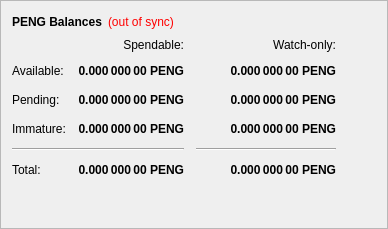
        <widget class="QFrame" name="frame">
         <property name="frameShape">
          <enum>QFrame::StyledPanel</enum>
         </property>
         <property name="frameShadow">
          <enum>QFrame::Raised</enum>
         </property>
         <layout class="QVBoxLayout" name="verticalLayout_4">
          <item>
           <layout class="QHBoxLayout" name="horizontalLayout_4">
            <item>
             <widget class="QLabel" name="label_5">
              <property name="font">
               <font>
                <weight>75</weight>
                <bold>true</bold>
               </font>
              </property>
              <property name="text">
               <string>PENG Balances</string>
              </property>
             </widget>
            </item>
            <item>
             <widget class="QLabel" name="labelWalletStatus">
              <property name="cursor">
               <cursorShape>WhatsThisCursor</cursorShape>
              </property>
              <property name="toolTip">
               <string>The displayed information may be out of date. Your wallet automatically synchronizes with the PENG network after a connection is established, but this process has not completed yet.</string>
              </property>
              <property name="styleSheet">
               <string notr="true">QLabel { color: red; }</string>
              </property>
              <property name="text">
               <string notr="true">(out of sync)</string>
              </property>
              <property name="alignment">
               <set>Qt::AlignLeading|Qt::AlignLeft|Qt::AlignVCenter</set>
              </property>
             </widget>
            </item>
            <item>
             <spacer name="horizontalSpacer_3">
              <property name="orientation">
               <enum>Qt::Horizontal</enum>
              </property>
              <property name="sizeHint" stdset="0">
               <size>
                <width>40</width>
                <height>20</height>
               </size>
              </property>
             </spacer>
            </item>
           </layout>
          </item>
          <item>
           <layout class="QGridLayout" name="gridLayout">
            <property name="spacing">
             <number>12</number>
            </property>
            <item row="2" column="2">
             <widget class="QLabel" name="labelWatchPending">
              <property name="font">
               <font>
                <weight>75</weight>
                <bold>true</bold>
               </font>
              </property>
              <property name="cursor">
               <cursorShape>IBeamCursor</cursorShape>
              </property>
              <property name="toolTip">
               <string>Unconfirmed transactions to watch-only addresses</string>
              </property>
              <property name="text">
               <string notr="true">0.000 000 00 PENG</string>
              </property>
              <property name="alignment">
               <set>Qt::AlignRight|Qt::AlignTrailing|Qt::AlignVCenter</set>
              </property>
              <property name="textInteractionFlags">
               <set>Qt::LinksAccessibleByMouse|Qt::TextSelectableByKeyboard|Qt::TextSelectableByMouse</set>
              </property>
             </widget>
            </item>
            <item row="2" column="1">
             <widget class="QLabel" name="labelUnconfirmed">
              <property name="font">
               <font>
                <weight>75</weight>
                <bold>true</bold>
               </font>
              </property>
              <property name="cursor">
               <cursorShape>IBeamCursor</cursorShape>
              </property>
              <property name="toolTip">
               <string>Total of transactions that have yet to be confirmed, and do not yet count toward the spendable balance</string>
              </property>
              <property name="text">
               <string notr="true">0.000 000 00 PENG</string>
              </property>
              <property name="alignment">
               <set>Qt::AlignRight|Qt::AlignTrailing|Qt::AlignVCenter</set>
              </property>
              <property name="textInteractionFlags">
               <set>Qt::LinksAccessibleByMouse|Qt::TextSelectableByKeyboard|Qt::TextSelectableByMouse</set>
              </property>
             </widget>
            </item>
            <item row="3" column="2">
             <widget class="QLabel" name="labelWatchImmature">
              <property name="font">
               <font>
                <weight>75</weight>
                <bold>true</bold>
               </font>
              </property>
              <property name="cursor">
               <cursorShape>IBeamCursor</cursorShape>
              </property>
              <property name="toolTip">
               <string>Staked or masternode rewards in watch-only addresses that has not yet matured</string>
              </property>
              <property name="text">
               <string notr="true">0.000 000 00 PENG</string>
              </property>
              <property name="alignment">
               <set>Qt::AlignRight|Qt::AlignTrailing|Qt::AlignVCenter</set>
              </property>
              <property name="textInteractionFlags">
               <set>Qt::LinksAccessibleByMouse|Qt::TextSelectableByKeyboard|Qt::TextSelectableByMouse</set>
              </property>
             </widget>
            </item>
            <item row="4" column="0" colspan="2">
             <widget class="Line" name="lineSpendableBalance">
              <property name="orientation">
               <enum>Qt::Horizontal</enum>
              </property>
             </widget>
            </item>
            <item row="4" column="2">
             <widget class="Line" name="lineWatchBalance">
              <property name="sizePolicy">
               <sizepolicy hsizetype="Preferred" vsizetype="Fixed">
                <horstretch>0</horstretch>
                <verstretch>0</verstretch>
               </sizepolicy>
              </property>
              <property name="minimumSize">
               <size>
                <width>140</width>
                <height>0</height>
               </size>
              </property>
              <property name="orientation">
               <enum>Qt::Horizontal</enum>
              </property>
             </widget>
            </item>
            <item row="5" column="0">
             <widget class="QLabel" name="labelTotalText">
              <property name="text">
               <string>Total:</string>
              </property>
             </widget>
            </item>
            <item row="3" column="1">
             <widget class="QLabel" name="labelImmature">
              <property name="font">
               <font>
                <weight>75</weight>
                <bold>true</bold>
               </font>
              </property>
              <property name="cursor">
               <cursorShape>IBeamCursor</cursorShape>
              </property>
              <property name="toolTip">
               <string>Staked or masternode rewards that has not yet matured</string>
              </property>
              <property name="text">
               <string notr="true">0.000 000 00 PENG</string>
              </property>
              <property name="alignment">
               <set>Qt::AlignRight|Qt::AlignTrailing|Qt::AlignVCenter</set>
              </property>
              <property name="textInteractionFlags">
               <set>Qt::LinksAccessibleByMouse|Qt::TextSelectableByKeyboard|Qt::TextSelectableByMouse</set>
              </property>
             </widget>
            </item>
            <item row="2" column="3">
             <spacer name="horizontalSpacer_2">
              <property name="orientation">
               <enum>Qt::Horizontal</enum>
              </property>
              <property name="sizeHint" stdset="0">
               <size>
                <width>40</width>
                <height>20</height>
               </size>
              </property>
             </spacer>
            </item>
            <item row="3" column="0">
             <widget class="QLabel" name="labelImmatureText">
              <property name="text">
               <string>Immature:</string>
              </property>
             </widget>
            </item>
            <item row="5" column="1">
             <widget class="QLabel" name="labelTotal">
              <property name="font">
               <font>
                <weight>75</weight>
                <bold>true</bold>
               </font>
              </property>
              <property name="cursor">
               <cursorShape>IBeamCursor</cursorShape>
              </property>
              <property name="toolTip">
               <string>Your current total balance</string>
              </property>
              <property name="text">
               <string notr="true">0.000 000 00 PENG</string>
              </property>
              <property name="alignment">
               <set>Qt::AlignRight|Qt::AlignTrailing|Qt::AlignVCenter</set>
              </property>
              <property name="textInteractionFlags">
               <set>Qt::LinksAccessibleByMouse|Qt::TextSelectableByKeyboard|Qt::TextSelectableByMouse</set>
              </property>
             </widget>
            </item>
            <item row="5" column="2">
             <widget class="QLabel" name="labelWatchTotal">
              <property name="font">
               <font>
                <weight>75</weight>
                <bold>true</bold>
               </font>
              </property>
              <property name="cursor">
               <cursorShape>IBeamCursor</cursorShape>
              </property>
              <property name="toolTip">
               <string>Current total balance in watch-only addresses</string>
              </property>
              <property name="text">
               <string notr="true">0.000 000 00 PENG</string>
              </property>
              <property name="alignment">
               <set>Qt::AlignRight|Qt::AlignTrailing|Qt::AlignVCenter</set>
              </property>
              <property name="textInteractionFlags">
               <set>Qt::LinksAccessibleByMouse|Qt::TextSelectableByKeyboard|Qt::TextSelectableByMouse</set>
              </property>
             </widget>
            </item>
            <item row="0" column="2">
             <widget class="QLabel" name="labelWatchonly">
              <property name="text">
               <string>Watch-only:</string>
              </property>
              <property name="alignment">
               <set>Qt::AlignRight|Qt::AlignTrailing|Qt::AlignVCenter</set>
              </property>
             </widget>
            </item>
            <item row="1" column="0">
             <widget class="QLabel" name="labelBalanceText">
              <property name="text">
               <string>Available:</string>
              </property>
             </widget>
            </item>
            <item row="1" column="1">
             <widget class="QLabel" name="labelBalance">
              <property name="font">
               <font>
                <weight>75</weight>
                <bold>true</bold>
               </font>
              </property>
              <property name="cursor">
               <cursorShape>IBeamCursor</cursorShape>
              </property>
              <property name="toolTip">
               <string>Your current spendable balance</string>
              </property>
              <property name="text">
               <string notr="true">0.000 000 00 PENG</string>
              </property>
              <property name="alignment">
               <set>Qt::AlignRight|Qt::AlignTrailing|Qt::AlignVCenter</set>
              </property>
              <property name="textInteractionFlags">
               <set>Qt::LinksAccessibleByMouse|Qt::TextSelectableByKeyboard|Qt::TextSelectableByMouse</set>
              </property>
             </widget>
            </item>
            <item row="1" column="2">
             <widget class="QLabel" name="labelWatchAvailable">
              <property name="font">
               <font>
                <weight>75</weight>
                <bold>true</bold>
               </font>
              </property>
              <property name="cursor">
               <cursorShape>IBeamCursor</cursorShape>
              </property>
              <property name="toolTip">
               <string>Your current balance in watch-only addresses</string>
              </property>
              <property name="text">
               <string notr="true">0.000 000 00 PENG</string>
              </property>
              <property name="alignment">
               <set>Qt::AlignRight|Qt::AlignTrailing|Qt::AlignVCenter</set>
              </property>
              <property name="textInteractionFlags">
               <set>Qt::LinksAccessibleByMouse|Qt::TextSelectableByKeyboard|Qt::TextSelectableByMouse</set>
              </property>
             </widget>
            </item>
            <item row="2" column="0">
             <widget class="QLabel" name="labelPendingText">
              <property name="text">
               <string>Pending:</string>
              </property>
             </widget>
            </item>
            <item row="0" column="1">
             <widget class="QLabel" name="labelSpendable">
              <property name="text">
               <string>Spendable:</string>
              </property>
              <property name="alignment">
               <set>Qt::AlignRight|Qt::AlignTrailing|Qt::AlignVCenter</set>
              </property>
             </widget>
            </item>
           </layout>
          </item>
          <item>
           <spacer name="verticalSpacer_4">
            <property name="orientation">
             <enum>Qt::Vertical</enum>
            </property>
            <property name="sizeHint" stdset="0">
             <size>
              <width>20</width>
              <height>40</height>
             </size>
            </property>
           </spacer>
          </item>
         </layout>
        </widget>
